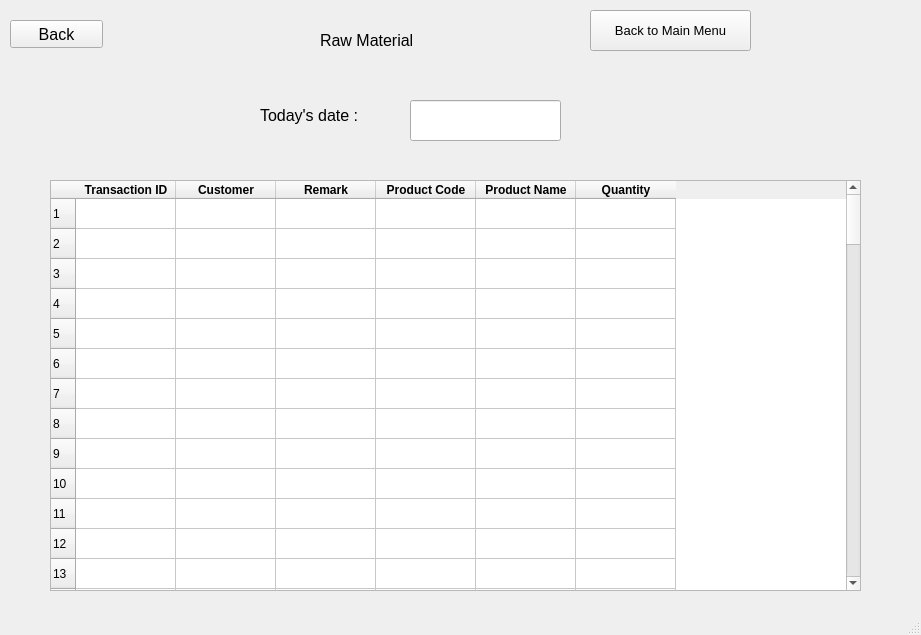
<?xml version="1.0" encoding="UTF-8"?>
<ui version="4.0">
 <class>MainWindow</class>
 <widget class="QMainWindow" name="MainWindow">
  <property name="geometry">
   <rect>
    <x>0</x>
    <y>0</y>
    <width>921</width>
    <height>635</height>
   </rect>
  </property>
  <property name="windowTitle">
   <string>MainWindow</string>
  </property>
  <widget class="QWidget" name="centralwidget">
   <widget class="QPushButton" name="back_view_rm">
    <property name="geometry">
     <rect>
      <x>10</x>
      <y>20</y>
      <width>93</width>
      <height>28</height>
     </rect>
    </property>
    <property name="font">
     <font>
      <pointsize>12</pointsize>
     </font>
    </property>
    <property name="text">
     <string>Back</string>
    </property>
   </widget>
   <widget class="QPushButton" name="pushButton">
    <property name="geometry">
     <rect>
      <x>590</x>
      <y>10</y>
      <width>161</width>
      <height>41</height>
     </rect>
    </property>
    <property name="font">
     <font>
      <pointsize>10</pointsize>
     </font>
    </property>
    <property name="text">
     <string>Back to Main Menu</string>
    </property>
   </widget>
   <widget class="QTableWidget" name="rm_view_table">
    <property name="geometry">
     <rect>
      <x>50</x>
      <y>180</y>
      <width>811</width>
      <height>411</height>
     </rect>
    </property>
    <property name="rowCount">
     <number>100</number>
    </property>
    <property name="columnCount">
     <number>6</number>
    </property>
    <row/>
    <row/>
    <row/>
    <row/>
    <row/>
    <row/>
    <row/>
    <row/>
    <row/>
    <row/>
    <row/>
    <row/>
    <row/>
    <row/>
    <row/>
    <row/>
    <row/>
    <row/>
    <row/>
    <row/>
    <row/>
    <row/>
    <row/>
    <row/>
    <row/>
    <row/>
    <row/>
    <row/>
    <row/>
    <row/>
    <row/>
    <row/>
    <row/>
    <row/>
    <row/>
    <row/>
    <row/>
    <row/>
    <row/>
    <row/>
    <row/>
    <row/>
    <row/>
    <row/>
    <row/>
    <row/>
    <row/>
    <row/>
    <row/>
    <row/>
    <row/>
    <row/>
    <row/>
    <row/>
    <row/>
    <row/>
    <row/>
    <row/>
    <row/>
    <row/>
    <row/>
    <row/>
    <row/>
    <row/>
    <row/>
    <row/>
    <row/>
    <row/>
    <row/>
    <row/>
    <row/>
    <row/>
    <row/>
    <row/>
    <row/>
    <row/>
    <row/>
    <row/>
    <row/>
    <row/>
    <row/>
    <row/>
    <row/>
    <row/>
    <row/>
    <row/>
    <row/>
    <row/>
    <row/>
    <row/>
    <row/>
    <row/>
    <row/>
    <row/>
    <row/>
    <row/>
    <row/>
    <row/>
    <row/>
    <row/>
    <column>
     <property name="text">
      <string>Transaction ID</string>
     </property>
     <property name="font">
      <font>
       <weight>75</weight>
       <bold>true</bold>
      </font>
     </property>
    </column>
    <column>
     <property name="text">
      <string>Customer</string>
     </property>
     <property name="font">
      <font>
       <weight>75</weight>
       <bold>true</bold>
      </font>
     </property>
    </column>
    <column>
     <property name="text">
      <string>Remark</string>
     </property>
     <property name="font">
      <font>
       <weight>75</weight>
       <bold>true</bold>
      </font>
     </property>
    </column>
    <column>
     <property name="text">
      <string>Product Code</string>
     </property>
     <property name="font">
      <font>
       <weight>75</weight>
       <bold>true</bold>
      </font>
     </property>
    </column>
    <column>
     <property name="text">
      <string>Product Name</string>
     </property>
     <property name="font">
      <font>
       <weight>75</weight>
       <bold>true</bold>
      </font>
     </property>
    </column>
    <column>
     <property name="text">
      <string>Quantity</string>
     </property>
     <property name="font">
      <font>
       <weight>75</weight>
       <bold>true</bold>
      </font>
     </property>
    </column>
    <item row="0" column="4">
     <property name="text">
      <string/>
     </property>
     <property name="flags">
      <set>ItemIsSelectable|ItemIsDragEnabled|ItemIsEnabled</set>
     </property>
    </item>
    <item row="1" column="4">
     <property name="text">
      <string/>
     </property>
     <property name="flags">
      <set>ItemIsSelectable|ItemIsDragEnabled|ItemIsEnabled</set>
     </property>
    </item>
    <item row="2" column="4">
     <property name="text">
      <string/>
     </property>
     <property name="flags">
      <set>ItemIsSelectable|ItemIsDragEnabled|ItemIsEnabled</set>
     </property>
    </item>
    <item row="3" column="4">
     <property name="text">
      <string/>
     </property>
     <property name="flags">
      <set>ItemIsSelectable|ItemIsDragEnabled|ItemIsEnabled</set>
     </property>
    </item>
    <item row="4" column="4">
     <property name="text">
      <string/>
     </property>
     <property name="flags">
      <set>ItemIsSelectable|ItemIsDragEnabled|ItemIsEnabled</set>
     </property>
    </item>
    <item row="5" column="4">
     <property name="text">
      <string/>
     </property>
     <property name="flags">
      <set>ItemIsSelectable|ItemIsDragEnabled|ItemIsEnabled</set>
     </property>
    </item>
    <item row="6" column="4">
     <property name="text">
      <string/>
     </property>
     <property name="flags">
      <set>ItemIsSelectable|ItemIsDragEnabled|ItemIsEnabled</set>
     </property>
    </item>
    <item row="7" column="4">
     <property name="text">
      <string/>
     </property>
     <property name="flags">
      <set>ItemIsSelectable|ItemIsDragEnabled|ItemIsEnabled</set>
     </property>
    </item>
   </widget>
   <widget class="QLabel" name="label_3">
    <property name="geometry">
     <rect>
      <x>320</x>
      <y>20</y>
      <width>151</width>
      <height>41</height>
     </rect>
    </property>
    <property name="font">
     <font>
      <pointsize>12</pointsize>
     </font>
    </property>
    <property name="text">
     <string>Raw Material</string>
    </property>
   </widget>
   <widget class="QLineEdit" name="rm_view_today_date">
    <property name="geometry">
     <rect>
      <x>410</x>
      <y>100</y>
      <width>151</width>
      <height>41</height>
     </rect>
    </property>
    <property name="font">
     <font>
      <pointsize>12</pointsize>
     </font>
    </property>
    <property name="text">
     <string/>
    </property>
   </widget>
   <widget class="QLabel" name="label_8">
    <property name="geometry">
     <rect>
      <x>260</x>
      <y>90</y>
      <width>181</width>
      <height>51</height>
     </rect>
    </property>
    <property name="font">
     <font>
      <pointsize>12</pointsize>
     </font>
    </property>
    <property name="text">
     <string>Today's date : </string>
    </property>
   </widget>
  </widget>
  <widget class="QStatusBar" name="statusbar"/>
 </widget>
 <resources/>
 <connections/>
</ui>
